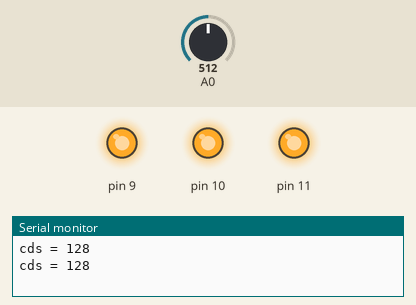
This sketch was run on a simulated Arduino Uno, built with avr-gcc and run on an emulated ATmega328P. On the bench: output pins drawn as LEDs (lit = HIGH), the last lines printed to the serial monitor. The inputs (shaded band) are chosen by the test bench; at power-on: A0 = 512.

Above: at 1.8 s.
1.9 s: A0 set to 215
3.4 s: A0 set to 190
At 4.6 s:
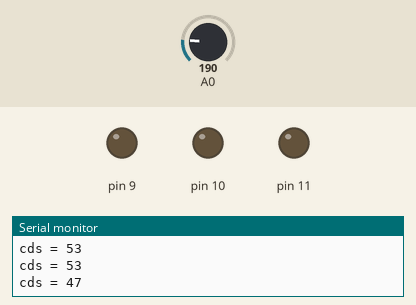
5.5 s: A0 set to 306
At 7.2 s:
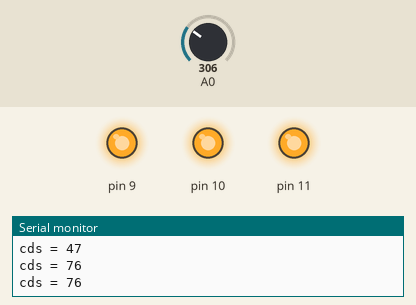
7.5 s: A0 set to 122
At 8.9 s:
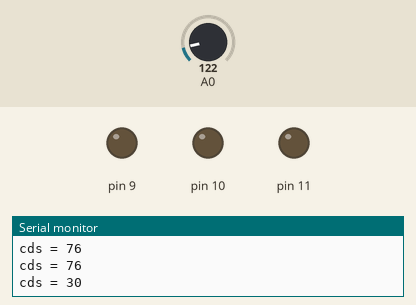
Timing chart, 0 to 10.5 s (numbered marks = the images above; inputs shaded):
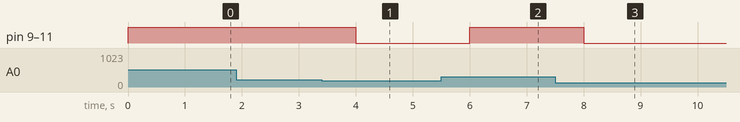

The sketch:

CDS_LED.ino
```cpp
int cdsValue;
void setup()
{

  Serial.begin(9600);
  pinMode(9,OUTPUT);
  pinMode(10,OUTPUT);
  pinMode(11,OUTPUT);
}

void loop()
{
  cdsValue = analogRead(A0) / 4;
  Serial.print("cds = ");
  Serial.println(cdsValue);
  if(cdsValue >= 50 && cdsValue != 0){
    digitalWrite(9, HIGH);
    digitalWrite(10, HIGH);
    digitalWrite(11, HIGH);
  }
  else{
    digitalWrite(9, LOW);
    digitalWrite(10, LOW);
    digitalWrite(11, LOW);
  }
  delay(1000);
}
```

Measured:
- the behaviour switches between 200 and 199 on A0 (found by bisection; images 0 and 1)
- after the input at 3.4 s, pin 9–11: HIGH → LOW after 0.60 s
- after the input at 5.5 s, pin 9–11: LOW → HIGH after 0.50 s
- after the input at 7.5 s, pin 9–11: HIGH → LOW after 0.50 s
